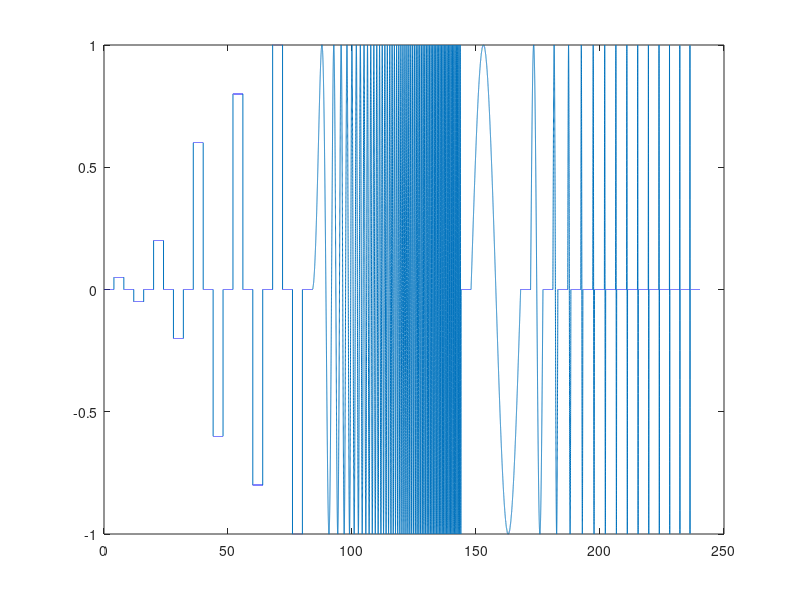

This figure's MATLAB source:
%% Complete Experiment

dt = 2e-3;
T_sweep = 60;

t2_vec = (0:dt:T_sweep)';
w_max = 2*pi;
w_vec = linspace(0,w_max,length(t2_vec))';
in2_vec = sin(w_vec.*t2_vec);

step_vec = [zeros(2000,1); ones(2000,1); zeros(2000,1); -ones(2000,1)];
in1_vec = [step_vec*0.05; step_vec*0.2; step_vec*0.6; step_vec*0.8; step_vec; zeros(2000,1)];
t1_vec = (0:dt:(dt*(length(in1_vec)-1)))';

t2_vec = t2_vec + t1_vec(end) + dt;

omega = [0.05; 0.2; 0.5; 0.8; 1.2; 1.5; 1.9; 2.3; 2.6; 3; 3.5; 4; 6; 10; 20]*2*pi;
sin_vec = [];
for i = 1:length(omega)
    tested_ome = omega(i);
    time_sin = (0:dt:(2*pi/tested_ome))';
    sin_vec = [sin_vec; zeros(2000,1); sin(tested_ome * time_sin)];
end
sin_vec = [sin_vec; zeros(2000,1)];
time_sin_vec = (0:dt:(dt*(length(sin_vec)-1)))' + dt + t2_vec(end);

t_tot = [t1_vec; t2_vec; time_sin_vec];
in_tot = [in1_vec; in2_vec; sin_vec];

plot(t_tot, in_tot);

simul.input = [t_tot, in_tot];
T_sim = t_tot(end);

